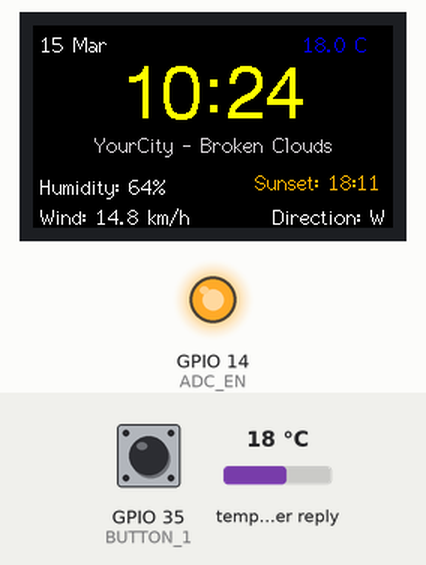
This sketch was run on a simulated ESP32. Parts: 240×135 colour display, output pins drawn as LEDs (lit = HIGH). Inputs (shaded band) come from the test bench; at power-on: GPIO 35 (BUTTON_1) HIGH, temperature in the weather reply 18 °C. WiFi joins after 1.5 s; servers stay silent unless stated; uploads are accepted with an empty reply; the local clock reads 2024-03-15 10:24:30 at power-on unless the sketch sets it; web services answer with replies made up by the test bench.

Above: at 2.3 s.

The sketch:

clock+weatherandspotify.ino
```cpp
// This Code file includes Weather + Clock and Spotify Status

#include <WiFi.h>
#include <HTTPClient.h>
#include <ArduinoJson.h>
#include <TFT_eSPI.h>
#include <SPI.h>
#include <time.h>
#include <Button2.h>
#include <WiFiClientSecure.h>
#include <mbedtls/base64.h>

#define BUTTON_1 35
#define BUTTON_2 0
#define ADC_EN   14

const char* ssid = "YourWiFiName";  // <-- Replace with your SSID (WiFi Username)
const char* password = "YourWiFiPassword";  // <-- Replace with your WiFi Password
const char* apiKey = "YourOpenWeatherMapAPIKey";  // <-- Replace with your API key
const char* city = "YourCity";  // <-- Replace with your City eg. "Kochi"
const char* country = "YourCountryCode";  // <-- Replace with your Country Code eg. "IN"
const char* units = "metric";

String spotifyAccessToken = "";
String spotifyRefreshToken = "YourSpotifyRefreshToken";  // <-- Replace with your Refresh Token (Use the guide in the README)
String spotifyClientId = "YourSpotifyClientID";   // <-- Replace with your Spotiy Client ID (Use the guide in the README)
String spotifyClientSecret = "YourSpotifyClientSecret";  // <-- Replace with your Spotiy Client Secret (Use the guide in the README)

TFT_eSPI tft = TFT_eSPI(135, 240);
Button2 btn1(BUTTON_1);

enum Screen { WEATHER_SCREEN, SPOTIFY_SCREEN };
Screen currentScreen = WEATHER_SCREEN;
bool redraw = true;

String weatherDescription = "", cityName = "", windDirectionStr = "";
float temperature = 0.0, humidity = 0.0, pressure = 0.0, windSpeed = 0.0;
int windDeg = 0;
unsigned long lastWeatherUpdate = 0;
const unsigned long weatherUpdateInterval = 300000;
time_t sunrise = 0, sunset = 0;

bool isPlaying = false;
String trackTitle = "Unknown Title";
String artistName = "Unknown Artist";
String albumName = "Unknown Album";

String windDegToCompass(int deg) {
  const char* directions[] = {"N","NE","E","SE","S","SW","W","NW"};
  return directions[(int)((deg + 22.5) / 45.0) % 8];
}

String capitalizeWords(String text) {
  bool newWord = true;
  for (int i = 0; i < text.length(); i++) {
    if (isalpha(text[i])) {
      text[i] = newWord ? toupper(text[i]) : tolower(text[i]);
      newWord = false;
    } else {
      newWord = true;
    }
  }
  return text;
}

uint16_t getWeatherColor(String description) {
  description.toLowerCase();
  if (description.indexOf("clear") >= 0) return TFT_YELLOW;
  if (description.indexOf("cloud") >= 0) return TFT_LIGHTGREY;
  if (description.indexOf("rain") >= 0) return TFT_BLUE;
  if (description.indexOf("drizzle") >= 0) return TFT_CYAN;
  if (description.indexOf("thunder") >= 0) return TFT_PURPLE;
  if (description.indexOf("snow") >= 0) return TFT_WHITE;
  if (description.indexOf("mist") >= 0 || description.indexOf("fog") >= 0) return TFT_DARKGREY;
  return TFT_GREEN;
}

void connectWiFi() {
  WiFi.begin(ssid, password);
  while (WiFi.status() != WL_CONNECTED) delay(500);
}

void fetchWeather() {
  if ((millis() - lastWeatherUpdate > weatherUpdateInterval) || lastWeatherUpdate == 0) {
    HTTPClient http;
    String url = "http://api.openweathermap.org/data/2.5/weather?q=" + String(city) + "," + String(country) + "&units=" + String(units) + "&appid=" + String(apiKey);
    http.begin(url);
    int httpCode = http.GET();

    if (httpCode == HTTP_CODE_OK) {
      String payload = http.getString();
      DynamicJsonDocument doc(2048);
      deserializeJson(doc, payload);

      cityName = doc["name"].as<String>();
      temperature = doc["main"]["temp"];
      humidity = doc["main"]["humidity"];
      pressure = doc["main"]["pressure"];
      weatherDescription = doc["weather"][0]["description"].as<String>();
      windSpeed = doc["wind"]["speed"];
      windDeg = doc["wind"]["deg"];
      windDirectionStr = windDegToCompass(windDeg);
      sunrise = doc["sys"]["sunrise"];
      sunset = doc["sys"]["sunset"];
    }
    http.end();
    lastWeatherUpdate = millis();
  }
}

void refreshSpotifyToken() {
  WiFiClientSecure client;
  client.setInsecure();
  HTTPClient https;

  if (https.begin(client, "https://accounts.spotify.com/api/token")) {
    String creds = spotifyClientId + ":" + spotifyClientSecret;
    unsigned char output[128];
    size_t outLen;
    mbedtls_base64_encode(output, sizeof(output), &outLen, (const unsigned char*)creds.c_str(), creds.length());
    String auth = String((char*)output);

    https.addHeader("Authorization", "Basic " + auth);
    https.addHeader("Content-Type", "application/x-www-form-urlencoded");
    String body = "grant_type=refresh_token&refresh_token=" + spotifyRefreshToken;

    int code = https.POST(body);
    if (code == HTTP_CODE_OK) {
      String response = https.getString();
      DynamicJsonDocument doc(1024);
      deserializeJson(doc, response);
      spotifyAccessToken = doc["access_token"].as<String>();
    }
    https.end();
  }
}

void fetchSpotifyTrack() {
  if (spotifyAccessToken == "") refreshSpotifyToken();

  WiFiClientSecure client;
  client.setInsecure();
  HTTPClient https;

  if (https.begin(client, "https://api.spotify.com/v1/me/player/currently-playing")) {
    https.addHeader("Authorization", "Bearer " + spotifyAccessToken);
    int code = https.GET();
    if (code == HTTP_CODE_UNAUTHORIZED) {
      refreshSpotifyToken();
      https.end();
      return fetchSpotifyTrack();
    }
    if (code == HTTP_CODE_OK) {
      String body = https.getString();
      DynamicJsonDocument doc(2048);
      deserializeJson(doc, body);

      isPlaying = doc["is_playing"] | false;
      trackTitle = doc["item"]["name"].as<String>();
      artistName = doc["item"]["artists"][0]["name"].as<String>();
      albumName = doc["item"]["album"]["name"].as<String>();
    }
    https.end();
  }
}

String formatUnixTime(time_t rawTime) {
  struct tm* timeInfo = localtime(&rawTime);
  char buffer[6];
  strftime(buffer, sizeof(buffer), "%H:%M", timeInfo);
  return String(buffer);
}

void drawWeatherScreen() {
  tft.fillScreen(TFT_BLACK);
  struct tm timeinfo;
  getLocalTime(&timeinfo);

  char timeStr[6], dateStr[12];
  strftime(timeStr, sizeof(timeStr), "%H:%M", &timeinfo);
  strftime(dateStr, sizeof(dateStr), "%d %b", &timeinfo);

  tft.setTextDatum(TL_DATUM);
  tft.setTextColor(TFT_WHITE);
  tft.drawString(dateStr, 5, 5, 2);

  uint16_t tempColor = temperature < 24 ? TFT_BLUE : (temperature <= 31 ? TFT_GREEN : TFT_ORANGE);
  tft.setTextDatum(TR_DATUM);
  tft.setTextColor(tempColor);
  tft.drawString(String(temperature, 1) + " °C", 235, 5, 2);

  tft.setTextDatum(MC_DATUM);
  tft.setTextColor(TFT_YELLOW);
  tft.drawString(timeStr, 120, 50, 6);

  String desc = capitalizeWords(weatherDescription);
  tft.setTextColor(getWeatherColor(desc));
  tft.drawString(cityName + " - " + desc, 120, 80, 2);

  float windKmph = windSpeed * 3.6;
  tft.setTextDatum(TL_DATUM);
  tft.setTextColor(TFT_WHITE);
  tft.drawString("Humidity: " + String(humidity, 0) + "%", 5, 100, 2);
  tft.drawString("Wind: " + String(windKmph, 1) + " km/h", 5, 120, 2);
  tft.setTextDatum(TR_DATUM);
  tft.drawString("Direction: " + windDirectionStr, 235, 120, 2);

  time_t now = time(nullptr);
  String label = (now < sunset) ? "Sunset: " + formatUnixTime(sunset) : "Sunrise: " + formatUnixTime(sunrise);
  tft.setTextDatum(MC_DATUM);
  tft.setTextColor(TFT_ORANGE);
  tft.drawString(label, 190, 105, 2);
}

void drawSpotifyScreen() {
  fetchSpotifyTrack();
  tft.fillScreen(TFT_BLACK);
  tft.setTextDatum(MC_DATUM);
  tft.setTextColor(TFT_GREEN);
  tft.drawString("Spotify", 120, 10, 2);

  tft.setTextColor(TFT_WHITE);
  tft.drawString(isPlaying ? "Now Playing:" : "Last Played:", 120, 35, 2);
  tft.setTextColor(TFT_CYAN);
  tft.drawString(trackTitle, 120, 60, 2);
  tft.setTextColor(TFT_LIGHTGREY);
  tft.drawString(artistName, 120, 85, 2);
  tft.setTextColor(TFT_DARKGREY);
  tft.drawString(albumName, 120, 110, 2);
}

void buttonHandler(Button2& btn) {
  if (btn.wasPressed()) {
    currentScreen = (currentScreen == WEATHER_SCREEN) ? SPOTIFY_SCREEN : WEATHER_SCREEN;
    redraw = true;
  }
}

void setup() {
  Serial.begin(115200);
  pinMode(ADC_EN, OUTPUT);
  digitalWrite(ADC_EN, HIGH);

  tft.init();
  tft.setRotation(1);
  tft.setTextDatum(MC_DATUM);

  btn1.begin(BUTTON_1);
  btn1.setPressedHandler(buttonHandler);

  connectWiFi();
  configTime(19800, 0, "pool.ntp.org", "time.nist.gov");
  fetchWeather();
  fetchSpotifyTrack();
}

void loop() {
  btn1.loop();

  if (millis() - lastWeatherUpdate > 10000) {
    fetchWeather();
  }

  if (redraw) {
    if (currentScreen == WEATHER_SCREEN) drawWeatherScreen();
    else drawSpotifyScreen();
    redraw = false;
  }

  delay(100);
}
```
